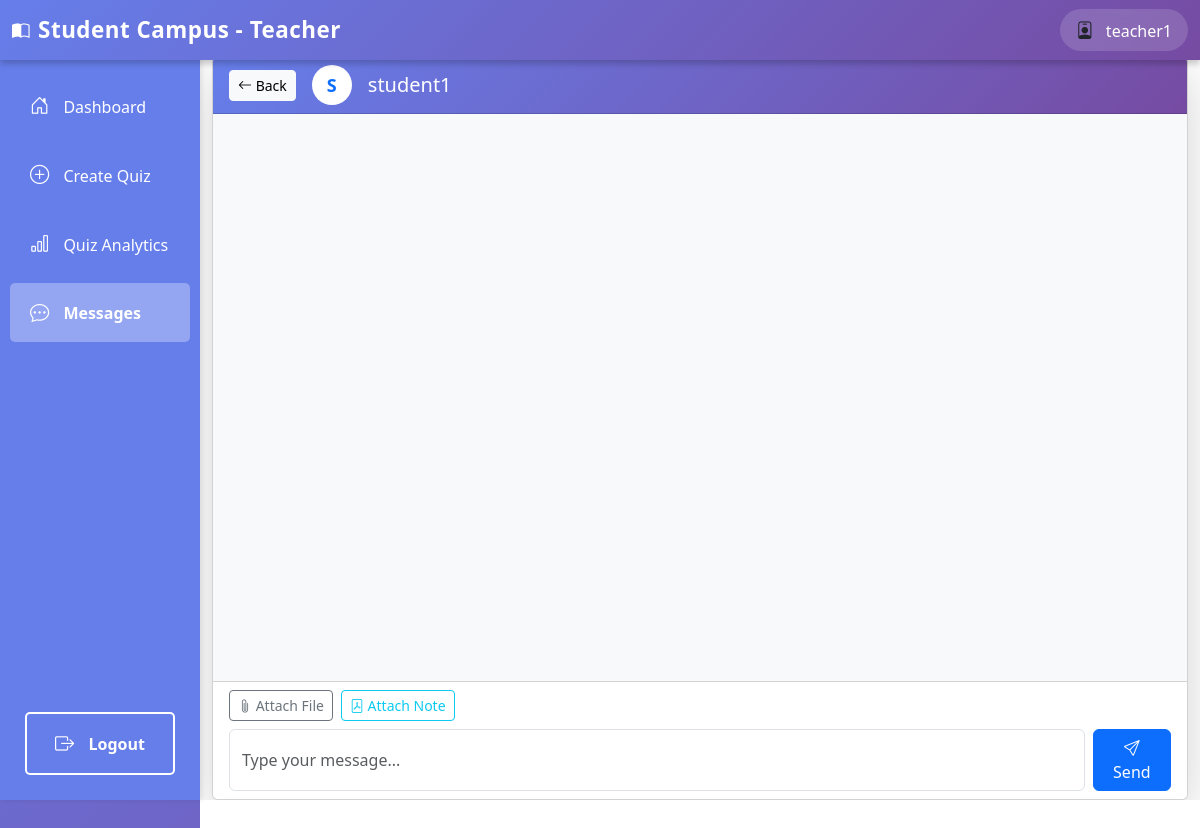
The page /teacher/chat/3/ (signed in) on the database as committed earlier.
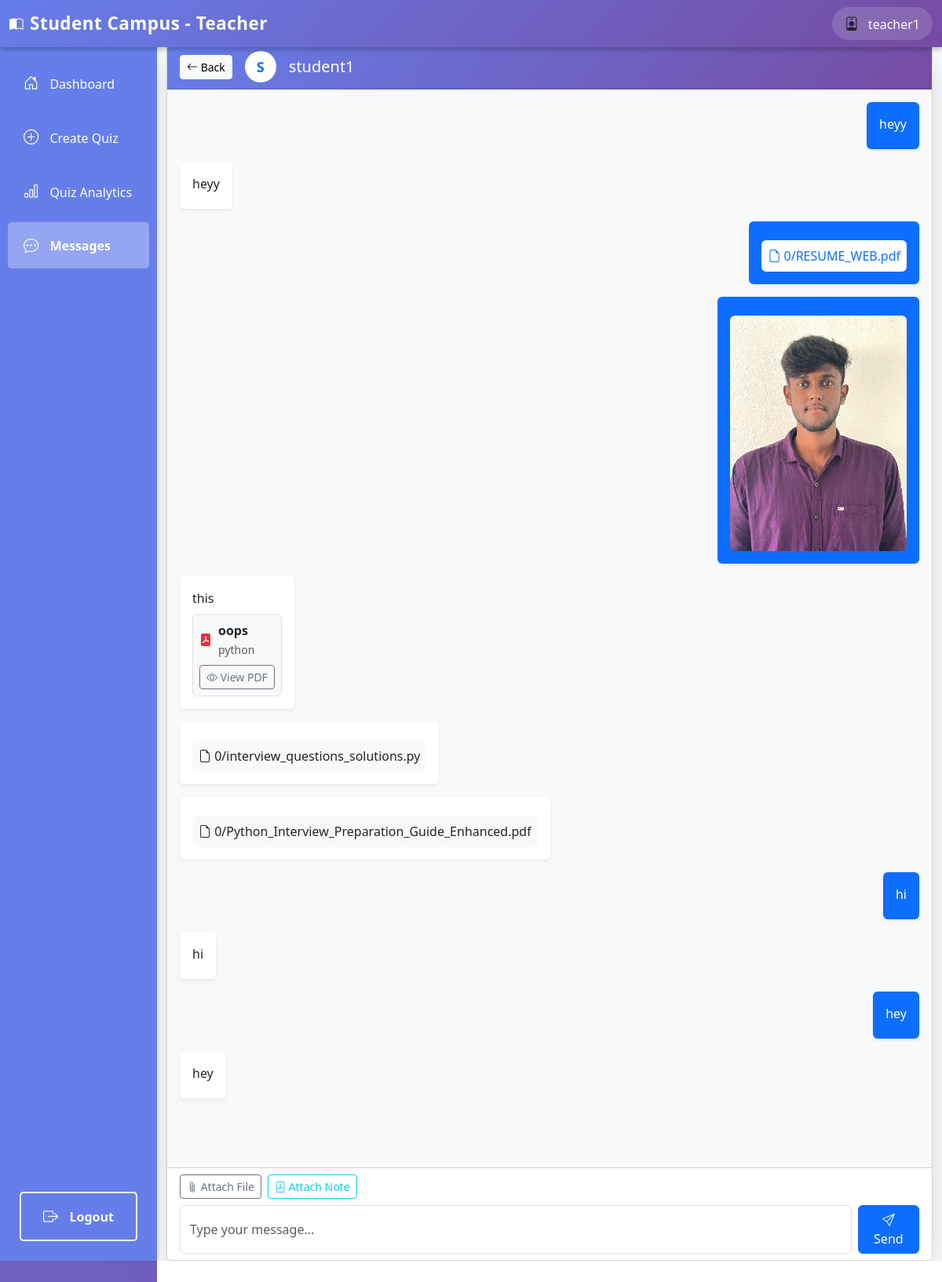
The same page on the database as committed later.
### teachers/models.py (models this page shows, shortened)
class ChatMessage(models.Model):
    sender = models.ForeignKey(User, on_delete=models.CASCADE, related_name='sent_messages')
    receiver = models.ForeignKey(User, on_delete=models.CASCADE, related_name='received_messages')
    message = models.TextField(blank=True)
    file = models.FileField(upload_to='chat_files/%Y/%m/%d/', null=True, blank=True)
    attached_note = models.ForeignKey(PDFNote, on_delete=models.SET_NULL, null=True, blank=True, related_name='chat_references')
    created_at = models.DateTimeField(auto_now_add=True)
    is_read = models.BooleanField(default=False)
    def is_image(self):
        if self.file:
            ext = self.file.name.split('.')[-1].lower()
            return ext in ['jpg', 'jpeg', 'png', 'gif', 'bmp', 'webp']
        return False
    class Meta:
        ordering = ['created_at']

class PDFNote(models.Model):
    subject = models.ForeignKey(Subject, on_delete=models.CASCADE, related_name='notes')
    title = models.CharField(max_length=200)
    pdf_file = models.FileField(upload_to='notes/%Y/%m/%d/')
    uploaded_by = models.ForeignKey(User, on_delete=models.CASCADE)
    created_at = models.DateTimeField(auto_now_add=True)
    class Meta:
        ordering = ['-created_at']

class Subject(models.Model):
    name = models.CharField(max_length=200)
    description = models.TextField(blank=True)
    teacher = models.ForeignKey(User, on_delete=models.CASCADE, related_name='subjects')
    created_at = models.DateTimeField(auto_now_add=True)
    class Meta:
        ordering = ['name']

### authentication/models.py (models this page shows, shortened)
class User(AbstractUser):
    ROLE_CHOICES = (
        ('student', 'Student'),
        ('teacher', 'Teacher'),
    )
    role = models.CharField(max_length=10, choices=ROLE_CHOICES, default='student')
    def is_teacher(self):
        return self.role == 'teacher'

### teachers/views.py (the view)
# urls.py: path('chat/<int:user_id>/', views.teacher_chat_with, name='teacher_chat_with'),
@login_required
def teacher_chat_with(request, user_id):
    if not request.user.is_teacher():
        return HttpResponseForbidden("You don't have permission to access this page.")
    other_user = get_object_or_404(User, id=user_id, role='student')
    messages_list = ChatMessage.objects.filter(
        Q(sender=request.user, receiver=other_user) | Q(sender=other_user, receiver=request.user)
    ).select_related('attached_note', 'attached_note__subject').order_by('created_at')
    ChatMessage.objects.filter(sender=other_user, receiver=request.user, is_read=False).update(is_read=True)
    available_notes = PDFNote.objects.filter(subject__teacher=request.user).select_related('subject')
    return render(request, 'teachers/chat_conversation.html', {
        'other_user': other_user,
        'messages': messages_list,
        'available_notes': available_notes
    })

### templates/teachers/chat_conversation.html (shortened to what the changed rows need)
{% extends 'teachers/base_teacher.html' %}
{% block teacher_content %}
<div class="container-fluid" style="height: calc(100vh - 56px); overflow: hidden;">
    <div class="card shadow-lg h-100" style="display: flex; flex-direction: column;">
        <div class="card-header" style="background: linear-gradient(135deg, #667eea 0%, #764ba2 100%); color: white; flex-shrink: 0;">
            <div class="d-flex justify-content-between align-items-center">
            </div>
        </div>
        <div class="card-body overflow-auto" id="chatMessages" style="background-color: #f8f9fa; flex: 1 1 auto;">
            {% for message in messages %}
                <div class="mb-3 d-flex {% if message.sender.id == user.id %}justify-content-end{% else %}justify-content-start{% endif %}">
                    <div class="{% if message.sender.id == user.id %}bg-primary text-white{% else %}bg-white{% endif %} rounded p-3 shadow-sm"
                         style="max-width: 70%;">
                        {% if message.message %}
                            <p class="mb-1">{{ message.message }}</p>
                        {% endif %}
                        {% if message.file %}
                            {% if message.is_image %}
                                <img src="{{ message.file.url }}" class="img-fluid rounded mt-2" style="max-width: 300px; max-height: 300px;" alt="Shared image">
                            {% else %}
                                <div class="mt-2 p-2 {% if message.sender.id == user.id %}bg-white{% else %}bg-light{% endif %} rounded">
                                    <i class="bi bi-file-earmark {% if message.sender.id == user.id %}text-primary{% else %}text-dark{% endif %}"></i>
                                    <a href="{{ message.file.url }}" target="_blank" class="{% if message.sender.id == user.id %}text-primary{% else %}text-dark{% endif %} text-decoration-none">
                                        {{ message.file.name|slice:"20:" }}
                                    </a>
                                </div>
                            {% endif %}
                        {% endif %}
                        {% if message.attached_note %}
                            <div class="mt-2 p-2 {% if message.sender.id == user.id %}bg-white{% else %}bg-light{% endif %} rounded border">
                                <div class="d-flex align-items-center">
                                    <i class="bi bi-file-pdf-fill text-danger me-2"></i>
                                    <div>
                                        <strong class="{% if message.sender.id == user.id %}text-primary{% else %}text-dark{% endif %}">{{ message.attached_note.title }}</strong><br>
                                        <small class="{% if message.sender.id == user.id %}text-primary{% else %}text-muted{% endif %}">{{ message.attached_note.subject.name }}</small>
                                    </div>
                                </div>
                                <a href="{{ message.attached_note.pdf_file.url }}" target="_blank" class="btn btn-sm {% if message.sender.id == user.id %}btn-outline-primary{% else %}btn-outline-secondary{% endif %} mt-2 w-100">
                                    <i class="bi bi-eye"></i> View PDF
                                </a>
                            </div>
                        {% endif %}
                    </div>
                </div>
            {% endfor %}
        </div>
        <div class="card-footer bg-white" style="flex-shrink: 0;">
            <div class="mb-2 d-flex gap-2">
            </div>
            <form id="messageForm" class="d-flex gap-2">
            </form>
        </div>
    </div>
</div>
{% endblock %}

Rows that differ between the two databases and show on the page:
added ChatMessage: message "heyy"
added ChatMessage: message "heyy"
added ChatMessage: file.name "0/RESUME_WEB.pdf"
added ChatMessage: file (picture)
added ChatMessage: message "this", attached_note "oops", attached_note.subject.name "python"
added ChatMessage: file.name "0/interview_questions_solutions.py"
added ChatMessage: file.name "0/Python_Interview_Preparation_Guide_Enhanced.pdf"
added ChatMessage: message "hi"
added ChatMessage: message "hi"
added ChatMessage: message "hey"
added ChatMessage: message "hey"
